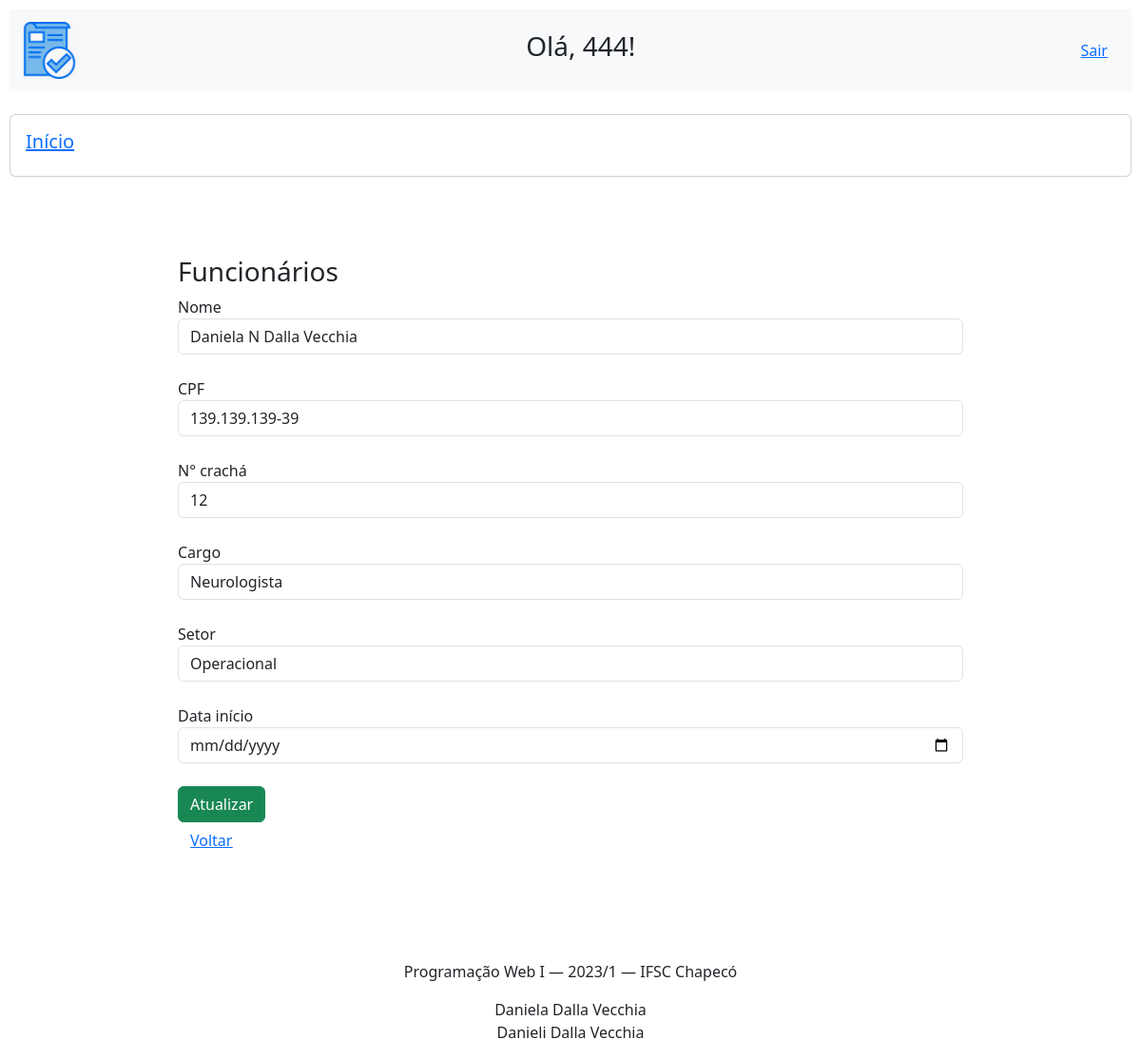
/view/FuncForm.php?id=9 (signed in), run on the app's committed database.
### tables this page shows
CREATE TABLE IF NOT EXISTS `func` (
  `id` int NOT NULL AUTO_INCREMENT,
  `nome_func` varchar(50) DEFAULT NULL,
  `cpf_func` varchar(50) DEFAULT NULL,
  `numCracha_func` int DEFAULT NULL,
  `cargo_func` varchar(50) DEFAULT NULL,
  `setor_func` varchar(50) DEFAULT NULL,
  `dataInicio_func` varchar(50) DEFAULT NULL,
  PRIMARY KEY (`id`) USING BTREE
);

### model/BD.class.php (called while the page is built, shortened)
<?php
class BD
{
    private $host = "localhost";
    private $dbname = "db_aula";
    private $port = 3306;
    private $usuario = "root";
    private $senha = "";
    private $db_charset = "utf8";
    public function conn()
    {
        $conn = "mysql:host=$this->host;dbname=$this->dbname;port=$this->port";
        return new PDO(
            $conn,
            $this->usuario,
            $this->senha,
            [PDO::MYSQL_ATTR_INIT_COMMAND => "SET NAMES " . $this->db_charset]
        );
    }
    public function buscar($nome_tabela, $id)
    {
        $conn = $this->conn();
        $sql = "SELECT * FROM $nome_tabela WHERE id=?;";
        $st = $conn->prepare($sql);
        $st->execute([$id]);
        return $st->fetchObject();
    }
}

### controller/FuncController.php (called while the page is built, shortened)
<?php
include "../model/BD.class.php";
class FuncController {
    private $model;
    private $table = "func";
    public function __construct(){
        $this->model = new BD();
    }
     public function buscar($id){
         return $this->model->buscar($this->table, $id);
     }
 }

### view/FuncForm.php (the view, shortened to what this page needs)
<?php
include_once '../controller/FuncController.php';
include "base/header.php";
$contato = new FuncController();
if (!empty($_GET['id'])) {
  $data = $contato->buscar($_GET['id']);
}
?>
<form action="FuncForm.php" method="post">
  <h3>Funcionários</h3>
  <label for="">Nome</label>
  <input type="text" name="nome_func" class="form-control" value="<?php echo (!empty($data->nome_func) ? $data->nome_func : "") ?>"><br>
  <label for="">CPF</label>
  <input type="text" name="cpf_func" class="form-control" value="<?php echo (!empty($data->cpf_func) ? $data->cpf_func : "") ?>"><br>
  <label for="">N° crachá</label>
  <input type="text" name="numCracha_func" class="form-control"  value="<?php echo (!empty($data->numCracha_func) ? $data->numCracha_func : "") ?>"><br>
  <label for="">Cargo</label>
  <input type="text" name="cargo_func" class="form-control" value="<?php echo (!empty($data->cargo_func) ? $data->cargo_func : "") ?>"><br>
  <label for="">Setor</label>
  <input type="text" name="setor_func" class="form-control" value="<?php echo (!empty($data->setor_func) ? $data->setor_func : "") ?>"><br>
  <label for="">Data início</label>
  <input type="date" name="datainicio_func" class="form-control" value="<?php echo (!empty($data->datainicio_func) ? $data->datainicio_func : "") ?>"><br>
  <button type="submit" class="btn btn-success">
    <?php echo (empty($_GET['id']) ? "Salvar" : "Atualizar") ?>
  </button><br>
  <button class="btn btn-link"><a href="PacienteList.php">Voltar</a></button>
</form>
<?php
include "base/rodape.php";

### css/style.css (style rules this page uses)
html { height: 100%; width: 100%; padding: 10px; }
form { margin-left: 15%; margin-right: 15%; margin-bottom: 5%; margin-top: 5%; }

### data on the page
func: nome_func "Daniela N Dalla Vecchia", cpf_func "139.139.139-39", numCracha_func "12", cargo_func "Neurologista", setor_func "Operacional"

### other printed values
$login "444"
